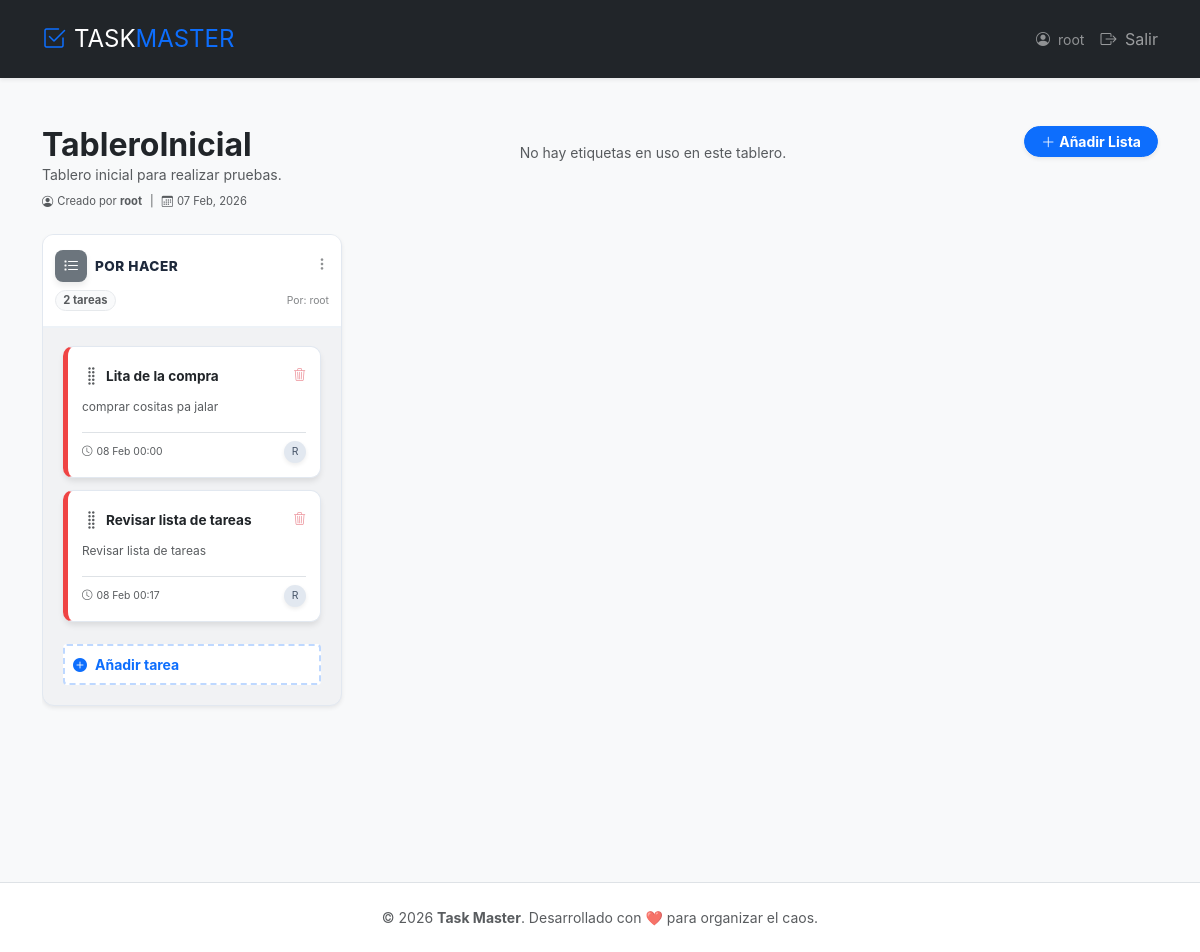
Before: /boards/1/ (signed in) with the older database file.
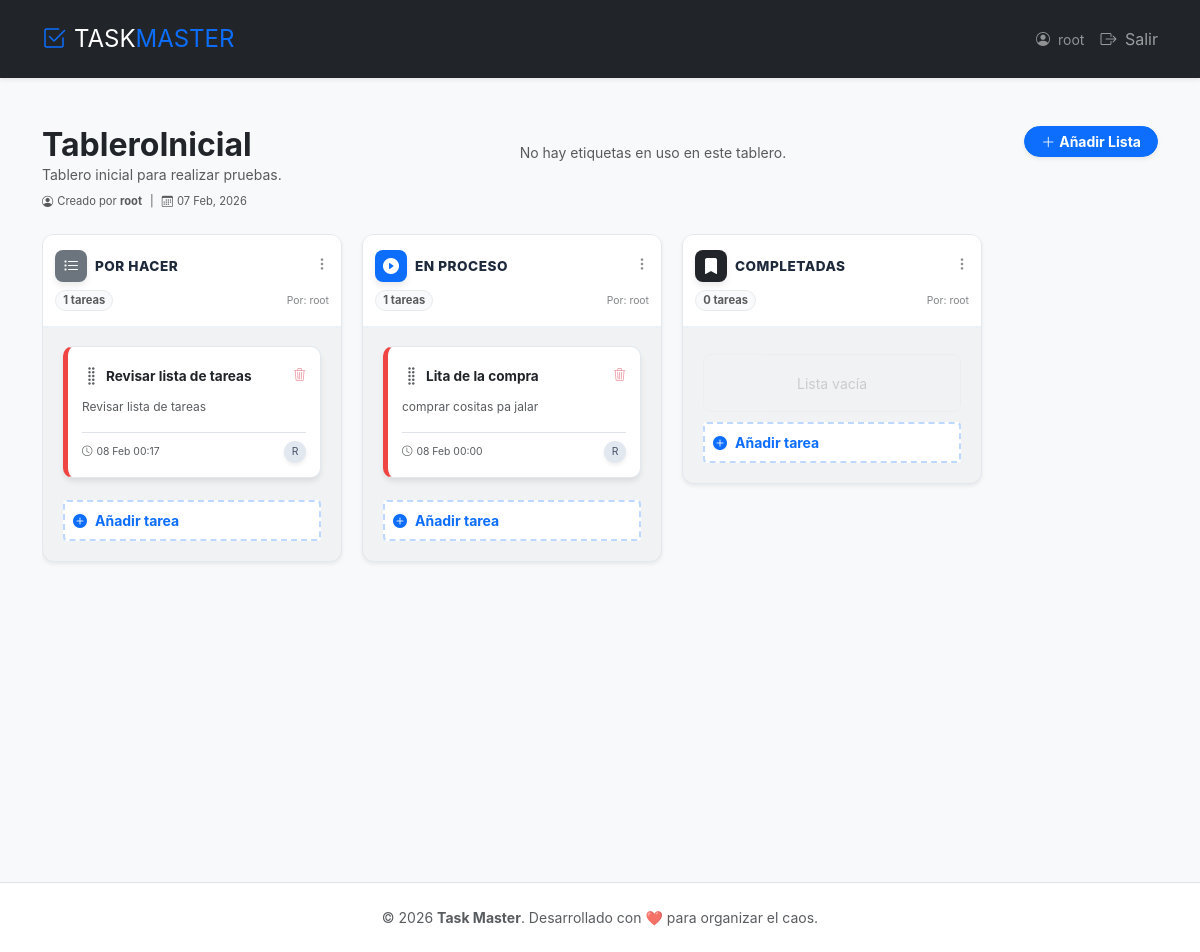
After: the same page with the newer database file.
### boards/models.py (models this page shows, shortened)
class Board(models.Model):
    title = models.CharField(max_length=100)
    description = models.TextField(blank=True)
    owner = models.ForeignKey(
        User, on_delete=models.CASCADE, related_name="owned_boards"
    )
    created_at = models.DateTimeField(auto_now_add=True)

class TaskList(models.Model):
    board = models.ForeignKey(Board, on_delete=models.CASCADE, related_name="lists")
    title = models.CharField(max_length=100)
    position = models.PositiveIntegerField(default=0)  # Para el orden visual
    class Meta:
        ordering = ["position"]

class Task(models.Model):
    PRIORITY_CHOICES = [
        ("low", "Baja"),
        ("medium", "Media"),
        ("high", "Alta"),
    ]
    task_list = models.ForeignKey(
        TaskList, on_delete=models.CASCADE, related_name="tasks"
    )
    title = models.CharField(max_length=200)
    description = models.TextField(blank=True)
    assigned_to = models.ForeignKey(
        User, on_delete=models.SET_NULL, null=True, blank=True
    )
    priority = models.CharField(
        max_length=10, choices=PRIORITY_CHOICES, default="medium"
    )
    due_date = models.DateTimeField(null=True, blank=True)
    position = models.PositiveIntegerField(default=0)
    created_at = models.DateTimeField(auto_now_add=True)
    tags = models.ManyToManyField(Tag, blank=True, related_name="tasks")
    class Meta:
        ordering = ["position"]

### boards/views.py (the view)
# urls.py: path("<int:pk>/", views.BoardDetailView.as_view(), name="board_detail"),
class BoardDetailView(LoginRequiredMixin, DetailView):
    model = Board
    template_name = "boards/board_detail.html"
    context_object_name = "board"
    def get_object(self, queryset=None):
        board = super().get_object(queryset)
        if board.owner != self.request.user:
            raise PermissionDenied
        return board
    def get_context_data(self, **kwargs):
        context = super().get_context_data(**kwargs)
        board = self.get_object()
        board_tags = (
            Tag.objects.filter(tasks__task_list__board=board)
            .annotate(num_tasks=Count("tasks", filter=Q(tasks__task_list__board=board)))
            .distinct()
        )
        context["board_tags"] = board_tags
        context["tags"] = Tag.objects.all()  # Para el modal de añadir/editar
        return context

### templates/boards/board_detail.html (shortened to what this page needs)
{% extends "layout.html" %}
{% load static %}
{% block content %}
<div class="mb-4">
    <div class="d-flex justify-content-between align-items-start mb-2">
        <div>
            <h2 class="fw-bold text-dark mb-0">{{ board.title }}</h2>
            <p class="text-muted small mb-0">{{ board.description|default:"Sin descripción adicional." }}</p>
        </div>
        <div class="d-flex flex-wrap gap-2 mt-3 mb-2">
            {% for tag in board_tags %}
            <div class="badge rounded-pill border text-dark d-flex align-items-center px-3 py-2 shadow-sm"
                style="background-color: {{ tag.color }}; font-size: 0.75rem;">
                <span class="fw-bold me-2">{{ tag.name|upper }}</span>
                <span class="bg-white bg-opacity-50 rounded-circle d-flex align-items-center justify-content-center"
                    style="width: 20px; height: 20px; font-size: 0.65rem;">
                    {{ tag.num_tasks }}
                </span>
            </div>
            {% empty %}
            <small class="text-muted italic">No hay etiquetas en uso en este tablero.</small>
            {% endfor %}
        </div>
        <button class="btn btn-primary btn-sm rounded-pill px-3 shadow-sm fw-bold" data-bs-toggle="modal" data-bs-target="#listModal">
            <i class="bi bi-plus-lg me-1"></i>Añadir Lista
        </button>
    </div>
    <div class="d-flex align-items-center text-muted extra-small">
        <i class="bi bi-person-circle me-1"></i>
        <span>Creado por <strong>{{ board.owner.username }}</strong></span>
        <span class="mx-2">|</span>
        <i class="bi bi-calendar3 me-1"></i>
        <span>{{ board.created_at|date:"d M, Y" }}</span>
    </div>
</div>
<div class="kanban-wrapper">
    {% for list in board.lists.all %}
    <div class="kanban-column shadow-sm">
        <div class="kanban-column-header">
            <div class="d-flex justify-content-between align-items-start mb-2">
                <div class="d-flex align-items-center">
                    <div class="icon-box rounded-3 me-2 d-flex align-items-center justify-content-center text-white
                        {% if 'hacer' in list.title|lower or 'pendient' in list.title|lower %}bg-secondary
                        {% elif 'proces' in list.title|lower or 'haciendo' in list.title|lower %}bg-primary
                        {% elif 'hecho' in list.title|lower or 'termin' in list.title|lower %}bg-success
                        {% else %}bg-dark{% endif %}">
                        <i class="bi
                            {% if 'hacer' in list.title|lower or 'pendient' in list.title|lower %}bi-list-task
                            {% elif 'proces' in list.title|lower or 'haciendo' in list.title|lower %}bi-play-circle-fill
                            {% elif 'hecho' in list.title|lower or 'termin' in list.title|lower %}bi-check-circle-fill
                            {% else %}bi-bookmark-fill{% endif %}">
                        </i>
                    </div>
                    <h6 class="column-title mb-0">{{ list.title|upper }}</h6>
                </div>
                <div class="dropdown">
                    <button class="btn btn-sm border-0 opacity-50 p-0" data-bs-toggle="dropdown">
                        <i class="bi bi-three-dots-vertical"></i>
                    </button>
                </div>
            </div>
            <div class="d-flex align-items-center justify-content-between opacity-75">
                <span class="badge rounded-pill bg-light text-dark border extra-small">
                    {{ list.tasks.count }} tareas
                </span>
                <span class="text-muted" style="font-size: 0.65rem;">
                    Por: {{ list.creator.username|default:board.owner.username }}
                </span>
            </div>
        </div>
        <div class="tasks-container px-2">
            {% for task in list.tasks.all %}
            <div class="task-card prio-{{ task.priority }}"
                    data-taskid="{{ task.id }}"
                    data-title="{{ task.title }}"
                    data-desc="{{ task.description|default:'' }}"
                    data-prio="{{ task.priority }}"
                    data-date="{{ task.due_date|date:'Y-m-d\TH:i' }}"
                    data-bs-toggle="modal"
                    data-bs-target="#taskModal"
                    data-tags="{% for tag in task.tags.all %}{{ tag.id }}{% if not forloop.last %},{% endif %}{% endfor %}"
                    style="cursor: pointer;">
                <div class="d-flex justify-content-between align-items-start mb-2">
                    <div class="d-flex align-items-center overflow-hidden">
                        <i class="bi bi-grip-vertical text-muted fs-5 me-1" style="cursor: grab;"></i>
                        <h6 class="mb-0 fw-bold text-dark text-truncate" style="font-size: 0.85rem;">
                            {{ task.title }}
                        </h6>
                    </div>
                    <form action="{% url 'boards:delete_task' task.id %}" method="post"
                        onsubmit="return confirm('¿Eliminar la tarea?');" class="ms-2">
                        <button type="submit" class="btn-delete-task text-danger p-0 border-0 bg-transparent opacity-50">
                            <i class="bi bi-trash3" style="font-size: 0.8rem;"></i>
                        </button>
                    </form>
                </div>
                {% if task.description %}
                    <p class="text-muted mb-3 text-truncate-2" style="font-size: 0.75rem; line-height: 1.4;">
                        {{ task.description }}
                    </p>
                {% endif %}
                <div class="d-flex justify-content-between align-items-center pt-2 border-top">
                    <div class="d-flex align-items-center text-muted" style="font-size: 0.65rem;">
                        <i class="bi bi-clock me-1"></i>
                        {{ task.due_date|date:"d M H:i"|default:"Sin fecha" }}
                    </div>
                    {% if task.assigned_to %}
                        <div class="user-avatar-mini shadow-sm" title="Asignado a {{ task.assigned_to.username }}">
                            {{ task.assigned_to.username|slice:":1"|upper }}
                        </div>
                    {% endif %}
                </div>
            </div>
            {% empty %}
                <div class="text-center py-3 border border-dashed rounded-3 opacity-25 mt-2">
                    <small class="text-muted italic">Lista vacía</small>
                </div>
            {% endfor %}
        </div>
        <div class="p-2 mt-auto">
            <button class="btn btn-sm w-100 text-start open-task-modal border-dashed py-2 fw-bold text-primary bg-white"
                    style="border: 2px dashed #0d6efd44; transition: all 0.2s ease;"
                    data-bs-toggle="modal"
                    data-bs-target="#taskModal"
                    data-listid="{{ list.id }}">
                <i class="bi bi-plus-circle-fill me-2"></i>Añadir tarea
            </button>
        </div>
    </div>
    {% empty %}
    <div class="col-12 text-center py-5">
        <i class="bi bi-kanban display-1 text-muted opacity-25"></i>
        <p class="text-muted mt-3">No hay listas en este tablero.</p>
    </div>
    {% endfor %}
</div>
{% endblock %}

### templates/layout.html (shortened to what this page needs)
{% load static %}
<!DOCTYPE html>
<html lang="es">
<head>
    <link href="https://cdn.jsdelivr.net/npm/bootstrap@5.3.2/dist/css/bootstrap.min.css" rel="stylesheet">
    <link rel="stylesheet" href="https://cdn.jsdelivr.net/npm/bootstrap-icons@1.11.1/font/bootstrap-icons.css">
    <link rel="stylesheet" href="{% static 'css/style.css' %}">
</head>
<body class="bg-light d-flex flex-column min-vh-100">
    {% include "includes/_header.html" %}
    <main class="container py-5 flex-grow-1">
        {% block content %}{% endblock %}
    </main>
    {% include "includes/_footer.html" %}
</body>
</html>

### templates/includes/_header.html (shortened to what this page needs)
<nav class="navbar navbar-expand-lg navbar-dark bg-dark py-3 shadow-sm">
    <div class="container">
        <a class="navbar-brand fw-800 fs-4" href="{% url 'boards:board_list' %}">
            <i class="bi bi-check2-square text-primary me-2"></i>TASK<span class="text-primary">MASTER</span>
        </a>
        <div class="collapse navbar-collapse" id="navbarNav">
            <ul class="navbar-nav ms-auto align-items-center gap-2">
                {% if user.is_authenticated %}
                    <li class="nav-item text-white-50 me-2 small">
                        <i class="bi bi-person-circle me-1"></i> {{ user.username }}
                    </li>
                    <li class="nav-item">
                        <form action="{% url 'logout' %}" method="post" class="m-0">
                            <button type="submit" class="btn btn-link nav-link border-0 p-0 text-danger-hover">
                                <i class="bi bi-box-arrow-right me-1"></i> Salir
                            </button>
                        </form>
                    </li>
                {% endif %}
            </ul>
        </div>
    </div>
</nav>

### templates/includes/_footer.html
<footer class="bg-white py-4 mt-auto border-top">
    <div class="container text-center">
        <p class="text-muted mb-0 small">
            &copy; 2026 <strong>Task Master</strong>. Desarrollado con ❤️ para organizar el caos.
        </p>
    </div>
</footer>

### static/style.css (style rules this page uses)
body { font-family: 'Inter', sans-serif; background-color: #f8f9fa; }
.extra-small { font-size: 0.7rem; }
.kanban-wrapper { display: flex; overflow-x: auto; padding-bottom: 25px; gap: 1.25rem; min-height: calc(100vh - 200px); align-items: flex-start; }
.kanban-column { width: 300px; min-width: 300px; background-color: #f1f2f4; border-radius: 12px; padding: 0.75rem; display: flex; flex-direction: column; max-height: 100%; border: 1px solid #e2e8f0; transition: border-color 0.3s ease; }
.kanban-column-header { background-color: #ffffff; padding: 15px 12px; border-radius: 10px 10px 0 0; border-bottom: 2px solid #edf2f7; margin: -0.75rem -0.75rem 1rem -0.75rem; position: relative; }
.column-title { font-weight: 800; color: #1e293b; font-size: 0.85rem; letter-spacing: 0.5px; }
.icon-box { width: 32px; height: 32px; box-shadow: 0 4px 6px rgba(0,0,0,0.08); transition: transform 0.2s ease; display: flex; align-items: center; justify-content: center; }
.tasks-container { overflow-y: auto; max-height: calc(100vh - 350px); padding: 2px; }
.task-card { background: #ffffff; border-radius: 10px; padding: 14px !important; margin-bottom: 12px !important; box-shadow: 0 4px 6px -1px rgba(0, 0, 0, 0.1); border: 1px solid #e2e8f0; transition: all 0.2s cubic-bezier(0.4, 0, 0.2, 1); cursor: grab !important; user-select: none; }
.prio-high { border-left: 5px solid #ef4444 !important; }
.btn-delete-task { opacity: 0.3; transition: opacity 0.2s; }
.text-truncate-2 { display: -webkit-box; -webkit-box-orient: vertical; overflow: hidden; line-clamp: 2; -webkit-line-clamp: 2; }
.user-avatar-mini { width: 22px; height: 22px; border-radius: 50%; display: flex; align-items: center; justify-content: center; font-size: 0.65rem; background-color: #e2e8f0; color: #475569; box-shadow: 0 2px 4px rgba(0,0,0,0.1); }
.btn-delete-task { position: relative; z-index: 10; }

Changed rows visible on the page:
changed TaskList "POR HACER": tasks.count "2" → "1"; loses Task (title "Lita de la compra", description "comprar cositas pa jalar", due_date "08 Feb 00:00", assigned_to.username "R")
added TaskList: title "EN PROCESO", tasks.count "1", creator.username "root", Task (title "Lita de la compra", description "comprar cositas pa jalar", due_date "08 Feb 00:00", assigned_to.username "R")
added TaskList: title "COMPLETADAS", tasks.count "0", creator.username "root"
